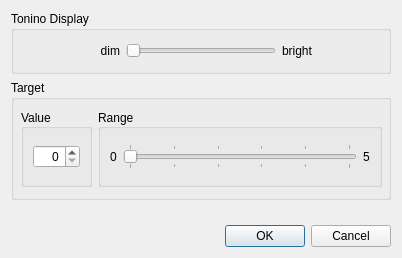
<?xml version="1.0" encoding="UTF-8"?>
<ui version="4.0">
 <class>Preferences</class>
 <widget class="QDialog" name="Preferences">
  <property name="geometry">
   <rect>
    <x>0</x>
    <y>0</y>
    <width>402</width>
    <height>258</height>
   </rect>
  </property>
  <property name="windowTitle">
   <string>Preferences</string>
  </property>
  <property name="modal">
   <bool>true</bool>
  </property>
  <layout class="QVBoxLayout" name="verticalLayout">
   <item>
    <widget class="QGroupBox" name="groupBoxToninoDisplay">
     <property name="title">
      <string>Tonino Display</string>
     </property>
     <layout class="QHBoxLayout" name="horizontalLayout">
      <item>
       <spacer name="horizontalSpacer_2">
        <property name="orientation">
         <enum>Qt::Horizontal</enum>
        </property>
        <property name="sizeHint" stdset="0">
         <size>
          <width>40</width>
          <height>20</height>
         </size>
        </property>
       </spacer>
      </item>
      <item>
       <widget class="QLabel" name="dim_label">
        <property name="sizePolicy">
         <sizepolicy hsizetype="Fixed" vsizetype="Preferred">
          <horstretch>0</horstretch>
          <verstretch>0</verstretch>
         </sizepolicy>
        </property>
        <property name="minimumSize">
         <size>
          <width>60</width>
          <height>0</height>
         </size>
        </property>
        <property name="maximumSize">
         <size>
          <width>60</width>
          <height>16777215</height>
         </size>
        </property>
        <property name="text">
         <string>dim</string>
        </property>
        <property name="alignment">
         <set>Qt::AlignRight|Qt::AlignTrailing|Qt::AlignVCenter</set>
        </property>
       </widget>
      </item>
      <item>
       <widget class="QSlider" name="displaySlider">
        <property name="sizePolicy">
         <sizepolicy hsizetype="Fixed" vsizetype="Fixed">
          <horstretch>0</horstretch>
          <verstretch>0</verstretch>
         </sizepolicy>
        </property>
        <property name="minimumSize">
         <size>
          <width>150</width>
          <height>22</height>
         </size>
        </property>
        <property name="maximumSize">
         <size>
          <width>150</width>
          <height>22</height>
         </size>
        </property>
        <property name="minimum">
         <number>0</number>
        </property>
        <property name="maximum">
         <number>15</number>
        </property>
        <property name="pageStep">
         <number>5</number>
        </property>
        <property name="value">
         <number>0</number>
        </property>
        <property name="tracking">
         <bool>false</bool>
        </property>
        <property name="orientation">
         <enum>Qt::Horizontal</enum>
        </property>
       </widget>
      </item>
      <item>
       <widget class="QLabel" name="bright_label">
        <property name="sizePolicy">
         <sizepolicy hsizetype="Fixed" vsizetype="Preferred">
          <horstretch>0</horstretch>
          <verstretch>0</verstretch>
         </sizepolicy>
        </property>
        <property name="minimumSize">
         <size>
          <width>60</width>
          <height>0</height>
         </size>
        </property>
        <property name="maximumSize">
         <size>
          <width>60</width>
          <height>16777215</height>
         </size>
        </property>
        <property name="text">
         <string>bright</string>
        </property>
       </widget>
      </item>
      <item>
       <spacer name="horizontalSpacer">
        <property name="orientation">
         <enum>Qt::Horizontal</enum>
        </property>
        <property name="sizeHint" stdset="0">
         <size>
          <width>40</width>
          <height>20</height>
         </size>
        </property>
       </spacer>
      </item>
     </layout>
    </widget>
   </item>
   <item>
    <widget class="QGroupBox" name="groupBoxToninoTarget">
     <property name="sizePolicy">
      <sizepolicy hsizetype="Preferred" vsizetype="Minimum">
       <horstretch>0</horstretch>
       <verstretch>0</verstretch>
      </sizepolicy>
     </property>
     <property name="minimumSize">
      <size>
       <width>0</width>
       <height>120</height>
      </size>
     </property>
     <property name="baseSize">
      <size>
       <width>0</width>
       <height>0</height>
      </size>
     </property>
     <property name="title">
      <string>Target</string>
     </property>
     <widget class="QWidget" name="horizontalLayoutWidget_2">
      <property name="geometry">
       <rect>
        <x>10</x>
        <y>29</y>
        <width>361</width>
        <height>78</height>
       </rect>
      </property>
      <layout class="QHBoxLayout" name="horizontalLayout_3">
       <item>
        <widget class="QGroupBox" name="groupBoxTargetValue">
         <property name="sizePolicy">
          <sizepolicy hsizetype="Minimum" vsizetype="Preferred">
           <horstretch>0</horstretch>
           <verstretch>0</verstretch>
          </sizepolicy>
         </property>
         <property name="minimumSize">
          <size>
           <width>0</width>
           <height>30</height>
          </size>
         </property>
         <property name="title">
          <string>Value</string>
         </property>
         <property name="alignment">
          <set>Qt::AlignLeading|Qt::AlignLeft|Qt::AlignVCenter</set>
         </property>
         <layout class="QGridLayout" name="gridLayout">
          <item row="0" column="0">
           <widget class="QSpinBox" name="targetValueSpinBox">
            <property name="minimumSize">
             <size>
              <width>0</width>
              <height>22</height>
             </size>
            </property>
            <property name="alignment">
             <set>Qt::AlignRight|Qt::AlignTrailing|Qt::AlignVCenter</set>
            </property>
            <property name="maximum">
             <number>200</number>
            </property>
            <property name="singleStep">
             <number>0</number>
            </property>
           </widget>
          </item>
         </layout>
        </widget>
       </item>
       <item>
        <widget class="QGroupBox" name="groupBoxTargetRange">
         <property name="sizePolicy">
          <sizepolicy hsizetype="Expanding" vsizetype="Minimum">
           <horstretch>0</horstretch>
           <verstretch>0</verstretch>
          </sizepolicy>
         </property>
         <property name="minimumSize">
          <size>
           <width>0</width>
           <height>0</height>
          </size>
         </property>
         <property name="title">
          <string>Range</string>
         </property>
         <property name="alignment">
          <set>Qt::AlignLeading|Qt::AlignLeft|Qt::AlignVCenter</set>
         </property>
         <layout class="QHBoxLayout" name="horizontalLayout_4">
          <item>
           <layout class="QHBoxLayout" name="horizontalLayout_2">
            <item>
             <widget class="QLabel" name="range_min_label">
              <property name="text">
               <string>0</string>
              </property>
             </widget>
            </item>
            <item>
             <widget class="QSlider" name="rangeSlider">
              <property name="minimumSize">
               <size>
                <width>0</width>
                <height>22</height>
               </size>
              </property>
              <property name="maximum">
               <number>5</number>
              </property>
              <property name="pageStep">
               <number>2</number>
              </property>
              <property name="value">
               <number>0</number>
              </property>
              <property name="tracking">
               <bool>false</bool>
              </property>
              <property name="orientation">
               <enum>Qt::Horizontal</enum>
              </property>
              <property name="tickPosition">
               <enum>QSlider::TicksBothSides</enum>
              </property>
              <property name="tickInterval">
               <number>1</number>
              </property>
             </widget>
            </item>
            <item>
             <widget class="QLabel" name="range_max_label">
              <property name="text">
               <string>5</string>
              </property>
             </widget>
            </item>
           </layout>
          </item>
         </layout>
        </widget>
       </item>
      </layout>
     </widget>
    </widget>
   </item>
   <item>
    <spacer name="verticalSpacer">
     <property name="orientation">
      <enum>Qt::Vertical</enum>
     </property>
     <property name="sizeHint" stdset="0">
      <size>
       <width>20</width>
       <height>40</height>
      </size>
     </property>
    </spacer>
   </item>
   <item>
    <widget class="QDialogButtonBox" name="buttonBox">
     <property name="orientation">
      <enum>Qt::Horizontal</enum>
     </property>
     <property name="standardButtons">
      <set>QDialogButtonBox::Cancel|QDialogButtonBox::Ok</set>
     </property>
    </widget>
   </item>
  </layout>
 </widget>
 <resources>
  <include location="../qrc/icons.qrc"/>
 </resources>
 <connections/>
</ui>
